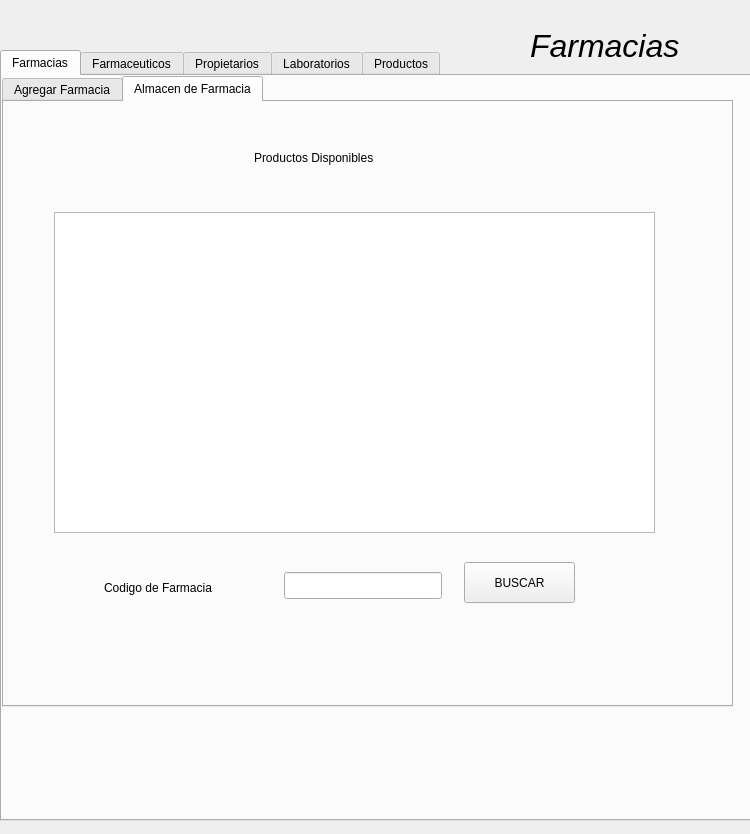
<?xml version="1.0" encoding="UTF-8"?>
<ui version="4.0">
 <class>Dialog</class>
 <widget class="QDialog" name="Dialog">
  <property name="geometry">
   <rect>
    <x>0</x>
    <y>0</y>
    <width>750</width>
    <height>834</height>
   </rect>
  </property>
  <property name="windowTitle">
   <string>Dialog</string>
  </property>
  <widget class="QLabel" name="label">
   <property name="geometry">
    <rect>
     <x>530</x>
     <y>20</y>
     <width>181</width>
     <height>51</height>
    </rect>
   </property>
   <property name="font">
    <font>
     <family>Ubuntu</family>
     <pointsize>24</pointsize>
     <weight>50</weight>
     <italic>true</italic>
     <bold>false</bold>
    </font>
   </property>
   <property name="styleSheet">
    <string notr="true">font: italic 18pt &quot;Ubuntu&quot;;
font: italic 24pt &quot;Ubuntu&quot;;</string>
   </property>
   <property name="text">
    <string>Farmacias</string>
   </property>
  </widget>
  <widget class="QTabWidget" name="tabPrincipal">
   <property name="geometry">
    <rect>
     <x>0</x>
     <y>50</y>
     <width>751</width>
     <height>771</height>
    </rect>
   </property>
   <property name="currentIndex">
    <number>0</number>
   </property>
   <widget class="QWidget" name="tabCrudFarmacias">
    <property name="toolTip">
     <string>&lt;html&gt;&lt;head/&gt;&lt;body&gt;&lt;p&gt;uhyasvbfd&lt;/p&gt;&lt;/body&gt;&lt;/html&gt;</string>
    </property>
    <attribute name="title">
     <string>Farmacias</string>
    </attribute>
    <widget class="QTabWidget" name="tabWidget">
     <property name="geometry">
      <rect>
       <x>0</x>
       <y>0</y>
       <width>731</width>
       <height>631</height>
      </rect>
     </property>
     <property name="currentIndex">
      <number>1</number>
     </property>
     <widget class="QWidget" name="tab_4">
      <attribute name="title">
       <string>Agregar Farmacia</string>
      </attribute>
      <widget class="QWidget" name="verticalLayoutWidget_2">
       <property name="geometry">
        <rect>
         <x>340</x>
         <y>230</y>
         <width>160</width>
         <height>95</height>
        </rect>
       </property>
       <layout class="QVBoxLayout" name="verticalLayout_2">
        <item>
         <widget class="QLineEdit" name="tf_Farmacia_Ciudad"/>
        </item>
        <item>
         <widget class="QLineEdit" name="tf_Farmacia_departamento"/>
        </item>
        <item>
         <widget class="QLineEdit" name="tf_Farmacia_calle"/>
        </item>
       </layout>
      </widget>
      <widget class="QLabel" name="label_2">
       <property name="geometry">
        <rect>
         <x>220</x>
         <y>60</y>
         <width>231</width>
         <height>31</height>
        </rect>
       </property>
       <property name="styleSheet">
        <string notr="true">font: italic 20pt &quot;URW Palladio L&quot;;</string>
       </property>
       <property name="text">
        <string>Agregar Farmacia</string>
       </property>
      </widget>
      <widget class="QLabel" name="label_4">
       <property name="geometry">
        <rect>
         <x>160</x>
         <y>140</y>
         <width>158</width>
         <height>31</height>
        </rect>
       </property>
       <property name="layoutDirection">
        <enum>Qt::RightToLeft</enum>
       </property>
       <property name="text">
        <string>Codigo de Farmacia</string>
       </property>
       <property name="indent">
        <number>0</number>
       </property>
      </widget>
      <widget class="QPushButton" name="bt_Farmacia_Cancelar">
       <property name="geometry">
        <rect>
         <x>360</x>
         <y>450</y>
         <width>101</width>
         <height>41</height>
        </rect>
       </property>
       <property name="text">
        <string>Cancelar</string>
       </property>
      </widget>
      <widget class="QLabel" name="label_3">
       <property name="geometry">
        <rect>
         <x>240</x>
         <y>190</y>
         <width>158</width>
         <height>25</height>
        </rect>
       </property>
       <property name="text">
        <string>Direccion Completa</string>
       </property>
      </widget>
      <widget class="QPushButton" name="bt_Farmacia_asigPropietarios">
       <property name="geometry">
        <rect>
         <x>510</x>
         <y>350</y>
         <width>71</width>
         <height>27</height>
        </rect>
       </property>
       <property name="text">
        <string>Asigar</string>
       </property>
      </widget>
      <widget class="QLabel" name="label_9">
       <property name="geometry">
        <rect>
         <x>160</x>
         <y>380</y>
         <width>158</width>
         <height>31</height>
        </rect>
       </property>
       <property name="layoutDirection">
        <enum>Qt::RightToLeft</enum>
       </property>
       <property name="text">
        <string>Asignar Farmaceuticos</string>
       </property>
       <property name="indent">
        <number>0</number>
       </property>
      </widget>
      <widget class="QComboBox" name="cb_Farmacia_farmaceuticos">
       <property name="geometry">
        <rect>
         <x>340</x>
         <y>380</y>
         <width>161</width>
         <height>27</height>
        </rect>
       </property>
      </widget>
      <widget class="QPushButton" name="bt_Farmacia_Agregar">
       <property name="geometry">
        <rect>
         <x>230</x>
         <y>450</y>
         <width>111</width>
         <height>41</height>
        </rect>
       </property>
       <property name="text">
        <string>Agregar</string>
       </property>
      </widget>
      <widget class="QLineEdit" name="tf_Farmacia_codigoFarm">
       <property name="geometry">
        <rect>
         <x>340</x>
         <y>140</y>
         <width>158</width>
         <height>27</height>
        </rect>
       </property>
      </widget>
      <widget class="QPushButton" name="bt_Farmacia_asigFarmaceuticos">
       <property name="geometry">
        <rect>
         <x>510</x>
         <y>380</y>
         <width>71</width>
         <height>27</height>
        </rect>
       </property>
       <property name="text">
        <string>Asigar</string>
       </property>
      </widget>
      <widget class="QWidget" name="verticalLayoutWidget">
       <property name="geometry">
        <rect>
         <x>160</x>
         <y>230</y>
         <width>160</width>
         <height>91</height>
        </rect>
       </property>
       <layout class="QVBoxLayout" name="verticalLayout">
        <item>
         <widget class="QLabel" name="label_7">
          <property name="text">
           <string>Ciudad</string>
          </property>
         </widget>
        </item>
        <item>
         <widget class="QLabel" name="label_6">
          <property name="text">
           <string>Departamento</string>
          </property>
         </widget>
        </item>
        <item>
         <widget class="QLabel" name="label_8">
          <property name="text">
           <string>Calle</string>
          </property>
         </widget>
        </item>
       </layout>
      </widget>
      <widget class="QComboBox" name="cb_Farmacia_Propietarios">
       <property name="geometry">
        <rect>
         <x>340</x>
         <y>350</y>
         <width>161</width>
         <height>27</height>
        </rect>
       </property>
      </widget>
      <widget class="QLabel" name="label_5">
       <property name="geometry">
        <rect>
         <x>160</x>
         <y>350</y>
         <width>158</width>
         <height>31</height>
        </rect>
       </property>
       <property name="layoutDirection">
        <enum>Qt::RightToLeft</enum>
       </property>
       <property name="text">
        <string>Asignar Propietarios</string>
       </property>
       <property name="indent">
        <number>0</number>
       </property>
      </widget>
     </widget>
     <widget class="QWidget" name="tab_5">
      <attribute name="title">
       <string>Almacen de Farmacia</string>
      </attribute>
      <widget class="QLabel" name="label_15">
       <property name="geometry">
        <rect>
         <x>250</x>
         <y>40</y>
         <width>241</width>
         <height>31</height>
        </rect>
       </property>
       <property name="styleSheet">
        <string notr="true">font: italic 20pt &quot;URW Palladio L&quot;;</string>
       </property>
       <property name="text">
        <string>Productos Disponibles</string>
       </property>
      </widget>
      <widget class="QTableView" name="tableView">
       <property name="geometry">
        <rect>
         <x>50</x>
         <y>110</y>
         <width>601</width>
         <height>321</height>
        </rect>
       </property>
      </widget>
      <widget class="QLineEdit" name="tf_Farmacia_CodFarmaciaAlmacenBuscar">
       <property name="geometry">
        <rect>
         <x>280</x>
         <y>470</y>
         <width>158</width>
         <height>27</height>
        </rect>
       </property>
      </widget>
      <widget class="QLabel" name="label_27">
       <property name="geometry">
        <rect>
         <x>100</x>
         <y>470</y>
         <width>158</width>
         <height>31</height>
        </rect>
       </property>
       <property name="layoutDirection">
        <enum>Qt::RightToLeft</enum>
       </property>
       <property name="text">
        <string>Codigo de Farmacia</string>
       </property>
       <property name="indent">
        <number>0</number>
       </property>
      </widget>
      <widget class="QPushButton" name="bt_Farmacia_BuscarProductos">
       <property name="geometry">
        <rect>
         <x>460</x>
         <y>460</y>
         <width>111</width>
         <height>41</height>
        </rect>
       </property>
       <property name="text">
        <string>BUSCAR</string>
       </property>
      </widget>
     </widget>
    </widget>
   </widget>
   <widget class="QWidget" name="tabCrudFarmaceuticos">
    <attribute name="title">
     <string>Farmaceuticos</string>
    </attribute>
    <widget class="QLabel" name="label_16">
     <property name="geometry">
      <rect>
       <x>170</x>
       <y>120</y>
       <width>131</width>
       <height>26</height>
      </rect>
     </property>
     <property name="text">
      <string>Nombre Completo</string>
     </property>
    </widget>
    <widget class="QLabel" name="label_17">
     <property name="geometry">
      <rect>
       <x>240</x>
       <y>40</y>
       <width>261</width>
       <height>31</height>
      </rect>
     </property>
     <property name="styleSheet">
      <string notr="true">font: italic 20pt &quot;URW Palladio L&quot;;</string>
     </property>
     <property name="text">
      <string>Agregar Farmaceuticos</string>
     </property>
    </widget>
    <widget class="QLineEdit" name="tf_Farmaceutico_nombre">
     <property name="geometry">
      <rect>
       <x>320</x>
       <y>120</y>
       <width>158</width>
       <height>27</height>
      </rect>
     </property>
    </widget>
    <widget class="QLabel" name="label_18">
     <property name="geometry">
      <rect>
       <x>230</x>
       <y>170</y>
       <width>71</width>
       <height>26</height>
      </rect>
     </property>
     <property name="text">
      <string>Direccion</string>
     </property>
    </widget>
    <widget class="QLineEdit" name="tf_Farmaceutico_direccion">
     <property name="geometry">
      <rect>
       <x>320</x>
       <y>170</y>
       <width>158</width>
       <height>27</height>
      </rect>
     </property>
    </widget>
    <widget class="QLabel" name="label_19">
     <property name="geometry">
      <rect>
       <x>260</x>
       <y>220</y>
       <width>41</width>
       <height>26</height>
      </rect>
     </property>
     <property name="text">
      <string>Edad</string>
     </property>
    </widget>
    <widget class="QLineEdit" name="tf_Farmaceutico_edad">
     <property name="geometry">
      <rect>
       <x>320</x>
       <y>220</y>
       <width>158</width>
       <height>27</height>
      </rect>
     </property>
    </widget>
    <widget class="QLabel" name="label_20">
     <property name="geometry">
      <rect>
       <x>270</x>
       <y>270</y>
       <width>16</width>
       <height>26</height>
      </rect>
     </property>
     <property name="text">
      <string>ID</string>
     </property>
    </widget>
    <widget class="QLineEdit" name="tf_Farmaceutico_id">
     <property name="geometry">
      <rect>
       <x>320</x>
       <y>270</y>
       <width>158</width>
       <height>27</height>
      </rect>
     </property>
    </widget>
    <widget class="QPushButton" name="bt_Farmaceutico_cancelar">
     <property name="geometry">
      <rect>
       <x>410</x>
       <y>390</y>
       <width>101</width>
       <height>41</height>
      </rect>
     </property>
     <property name="text">
      <string>Cancelar</string>
     </property>
    </widget>
    <widget class="QPushButton" name="bt_Farmaceutico_agregar">
     <property name="geometry">
      <rect>
       <x>210</x>
       <y>390</y>
       <width>111</width>
       <height>41</height>
      </rect>
     </property>
     <property name="text">
      <string>Agregar</string>
     </property>
    </widget>
   </widget>
   <widget class="QWidget" name="tabCrudPropietarios">
    <attribute name="title">
     <string>Propietarios</string>
    </attribute>
    <widget class="QLabel" name="label_21">
     <property name="geometry">
      <rect>
       <x>240</x>
       <y>40</y>
       <width>261</width>
       <height>31</height>
      </rect>
     </property>
     <property name="styleSheet">
      <string notr="true">font: italic 20pt &quot;URW Palladio L&quot;;</string>
     </property>
     <property name="text">
      <string>Agregar Propietarios</string>
     </property>
    </widget>
    <widget class="QLabel" name="label_22">
     <property name="geometry">
      <rect>
       <x>180</x>
       <y>120</y>
       <width>131</width>
       <height>26</height>
      </rect>
     </property>
     <property name="text">
      <string>Nombre Completo</string>
     </property>
    </widget>
    <widget class="QLineEdit" name="tf_propietario_nombre">
     <property name="geometry">
      <rect>
       <x>340</x>
       <y>120</y>
       <width>158</width>
       <height>27</height>
      </rect>
     </property>
    </widget>
    <widget class="QLabel" name="label_24">
     <property name="geometry">
      <rect>
       <x>270</x>
       <y>220</y>
       <width>41</width>
       <height>26</height>
      </rect>
     </property>
     <property name="text">
      <string>Edad</string>
     </property>
    </widget>
    <widget class="QLineEdit" name="tf_propietario_edad">
     <property name="geometry">
      <rect>
       <x>340</x>
       <y>220</y>
       <width>158</width>
       <height>27</height>
      </rect>
     </property>
    </widget>
    <widget class="QLineEdit" name="tf_propietario_direccion">
     <property name="geometry">
      <rect>
       <x>340</x>
       <y>170</y>
       <width>158</width>
       <height>27</height>
      </rect>
     </property>
    </widget>
    <widget class="QLabel" name="label_25">
     <property name="geometry">
      <rect>
       <x>240</x>
       <y>170</y>
       <width>71</width>
       <height>26</height>
      </rect>
     </property>
     <property name="text">
      <string>Direccion</string>
     </property>
    </widget>
    <widget class="QLabel" name="label_23">
     <property name="geometry">
      <rect>
       <x>280</x>
       <y>270</y>
       <width>16</width>
       <height>26</height>
      </rect>
     </property>
     <property name="text">
      <string>ID</string>
     </property>
    </widget>
    <widget class="QLineEdit" name="tf_propietario_id">
     <property name="geometry">
      <rect>
       <x>340</x>
       <y>270</y>
       <width>158</width>
       <height>27</height>
      </rect>
     </property>
    </widget>
    <widget class="QPushButton" name="bt_propietario_cancelar">
     <property name="geometry">
      <rect>
       <x>380</x>
       <y>350</y>
       <width>101</width>
       <height>41</height>
      </rect>
     </property>
     <property name="text">
      <string>Cancelar</string>
     </property>
    </widget>
    <widget class="QPushButton" name="bt_propietario_agregar">
     <property name="geometry">
      <rect>
       <x>250</x>
       <y>350</y>
       <width>111</width>
       <height>41</height>
      </rect>
     </property>
     <property name="text">
      <string>Agregar</string>
     </property>
    </widget>
   </widget>
   <widget class="QWidget" name="tabCrudLaboratorios">
    <attribute name="title">
     <string>Laboratorios</string>
    </attribute>
    <widget class="QTabWidget" name="tabWidget_2">
     <property name="geometry">
      <rect>
       <x>0</x>
       <y>0</y>
       <width>741</width>
       <height>581</height>
      </rect>
     </property>
     <property name="currentIndex">
      <number>1</number>
     </property>
     <widget class="QWidget" name="tab_6">
      <attribute name="title">
       <string>Agregar Laboratorio</string>
      </attribute>
      <widget class="QLabel" name="label_28">
       <property name="geometry">
        <rect>
         <x>250</x>
         <y>30</y>
         <width>261</width>
         <height>31</height>
        </rect>
       </property>
       <property name="styleSheet">
        <string notr="true">font: italic 20pt &quot;URW Palladio L&quot;;</string>
       </property>
       <property name="text">
        <string>Agregar Laboratorio</string>
       </property>
      </widget>
      <widget class="QLineEdit" name="tf_Laboratorio_id">
       <property name="geometry">
        <rect>
         <x>350</x>
         <y>110</y>
         <width>158</width>
         <height>27</height>
        </rect>
       </property>
      </widget>
      <widget class="QLabel" name="label_30">
       <property name="geometry">
        <rect>
         <x>300</x>
         <y>110</y>
         <width>21</width>
         <height>26</height>
        </rect>
       </property>
       <property name="text">
        <string>ID</string>
       </property>
      </widget>
      <widget class="QLabel" name="label_33">
       <property name="geometry">
        <rect>
         <x>260</x>
         <y>150</y>
         <width>61</width>
         <height>26</height>
        </rect>
       </property>
       <property name="text">
        <string>Nombre</string>
       </property>
      </widget>
      <widget class="QLineEdit" name="tf_Laboratorio_nombre">
       <property name="geometry">
        <rect>
         <x>350</x>
         <y>150</y>
         <width>158</width>
         <height>27</height>
        </rect>
       </property>
      </widget>
      <widget class="QPushButton" name="bt_Laboratorio_agregar">
       <property name="geometry">
        <rect>
         <x>210</x>
         <y>240</y>
         <width>97</width>
         <height>27</height>
        </rect>
       </property>
       <property name="text">
        <string>Agregar </string>
       </property>
      </widget>
      <widget class="QPushButton" name="bt_Laboratorio_cancelar">
       <property name="geometry">
        <rect>
         <x>420</x>
         <y>240</y>
         <width>97</width>
         <height>27</height>
        </rect>
       </property>
       <property name="text">
        <string>Cancelar</string>
       </property>
      </widget>
     </widget>
     <widget class="QWidget" name="tab_7">
      <attribute name="title">
       <string>Agregar Producto en Laboratorio</string>
      </attribute>
      <widget class="QLabel" name="label_31">
       <property name="geometry">
        <rect>
         <x>250</x>
         <y>50</y>
         <width>211</width>
         <height>31</height>
        </rect>
       </property>
       <property name="styleSheet">
        <string notr="true">font: italic 20pt &quot;URW Palladio L&quot;;</string>
       </property>
       <property name="text">
        <string>Agregar Productos</string>
       </property>
      </widget>
      <widget class="QLineEdit" name="tf_Laboratorio_IdProduct">
       <property name="geometry">
        <rect>
         <x>350</x>
         <y>130</y>
         <width>158</width>
         <height>27</height>
        </rect>
       </property>
      </widget>
      <widget class="QLabel" name="label_32">
       <property name="geometry">
        <rect>
         <x>190</x>
         <y>130</y>
         <width>131</width>
         <height>26</height>
        </rect>
       </property>
       <property name="text">
        <string>Id del Producto</string>
       </property>
      </widget>
      <widget class="QLineEdit" name="tf_Laboratorio_cantidadProduct">
       <property name="geometry">
        <rect>
         <x>350</x>
         <y>170</y>
         <width>158</width>
         <height>27</height>
        </rect>
       </property>
      </widget>
      <widget class="QLabel" name="label_34">
       <property name="geometry">
        <rect>
         <x>190</x>
         <y>170</y>
         <width>131</width>
         <height>26</height>
        </rect>
       </property>
       <property name="text">
        <string>Cantidad</string>
       </property>
      </widget>
      <widget class="QLabel" name="label_35">
       <property name="geometry">
        <rect>
         <x>190</x>
         <y>210</y>
         <width>131</width>
         <height>26</height>
        </rect>
       </property>
       <property name="text">
        <string>Costo de Venta</string>
       </property>
      </widget>
      <widget class="QLineEdit" name="tf_Laboratorio_costoVentaProducto">
       <property name="geometry">
        <rect>
         <x>350</x>
         <y>210</y>
         <width>158</width>
         <height>27</height>
        </rect>
       </property>
      </widget>
      <widget class="QPushButton" name="bt_Laboratorio_AgregarProducto">
       <property name="geometry">
        <rect>
         <x>410</x>
         <y>300</y>
         <width>151</width>
         <height>27</height>
        </rect>
       </property>
       <property name="text">
        <string>Agregar productos</string>
       </property>
      </widget>
     </widget>
    </widget>
   </widget>
   <widget class="QWidget" name="tab">
    <attribute name="title">
     <string>Productos</string>
    </attribute>
    <widget class="QLabel" name="label_10">
     <property name="geometry">
      <rect>
       <x>280</x>
       <y>130</y>
       <width>20</width>
       <height>20</height>
      </rect>
     </property>
     <property name="text">
      <string>Id</string>
     </property>
    </widget>
    <widget class="QLabel" name="label_11">
     <property name="geometry">
      <rect>
       <x>240</x>
       <y>180</y>
       <width>61</width>
       <height>20</height>
      </rect>
     </property>
     <property name="text">
      <string>Nombre</string>
     </property>
    </widget>
    <widget class="QLabel" name="label_12">
     <property name="geometry">
      <rect>
       <x>220</x>
       <y>230</y>
       <width>71</width>
       <height>20</height>
      </rect>
     </property>
     <property name="text">
      <string>Fabricante</string>
     </property>
    </widget>
    <widget class="QLabel" name="label_13">
     <property name="geometry">
      <rect>
       <x>190</x>
       <y>280</y>
       <width>111</width>
       <height>20</height>
      </rect>
     </property>
     <property name="text">
      <string>Precio de Coste</string>
     </property>
    </widget>
    <widget class="QLabel" name="label_14">
     <property name="geometry">
      <rect>
       <x>190</x>
       <y>330</y>
       <width>111</width>
       <height>20</height>
      </rect>
     </property>
     <property name="text">
      <string>Precio de Venta</string>
     </property>
    </widget>
    <widget class="QLineEdit" name="tf_Producto_id">
     <property name="geometry">
      <rect>
       <x>330</x>
       <y>130</y>
       <width>158</width>
       <height>27</height>
      </rect>
     </property>
    </widget>
    <widget class="QLineEdit" name="tf_Producto_nombre">
     <property name="geometry">
      <rect>
       <x>330</x>
       <y>180</y>
       <width>158</width>
       <height>27</height>
      </rect>
     </property>
    </widget>
    <widget class="QLineEdit" name="tf_Producto_Fabricante">
     <property name="geometry">
      <rect>
       <x>330</x>
       <y>230</y>
       <width>158</width>
       <height>27</height>
      </rect>
     </property>
    </widget>
    <widget class="QLineEdit" name="tf_Producto_precioCoste">
     <property name="geometry">
      <rect>
       <x>330</x>
       <y>280</y>
       <width>158</width>
       <height>27</height>
      </rect>
     </property>
    </widget>
    <widget class="QLineEdit" name="tf_Producto_PrecioVenta">
     <property name="geometry">
      <rect>
       <x>330</x>
       <y>330</y>
       <width>158</width>
       <height>27</height>
      </rect>
     </property>
    </widget>
    <widget class="QLabel" name="label_29">
     <property name="geometry">
      <rect>
       <x>40</x>
       <y>440</y>
       <width>271</width>
       <height>20</height>
      </rect>
     </property>
     <property name="text">
      <string>¿Esta protegido por la seguridad social?</string>
     </property>
    </widget>
    <widget class="QLabel" name="label_26">
     <property name="geometry">
      <rect>
       <x>250</x>
       <y>40</y>
       <width>261</width>
       <height>31</height>
      </rect>
     </property>
     <property name="styleSheet">
      <string notr="true">font: italic 20pt &quot;URW Palladio L&quot;;</string>
     </property>
     <property name="text">
      <string>Agregar Productos</string>
     </property>
    </widget>
    <widget class="QPushButton" name="bt_Producto_cancelar">
     <property name="geometry">
      <rect>
       <x>350</x>
       <y>510</y>
       <width>101</width>
       <height>41</height>
      </rect>
     </property>
     <property name="text">
      <string>Cancelar</string>
     </property>
    </widget>
    <widget class="QPushButton" name="bt_Producto_agregar">
     <property name="geometry">
      <rect>
       <x>220</x>
       <y>510</y>
       <width>111</width>
       <height>41</height>
      </rect>
     </property>
     <property name="text">
      <string>Agregar</string>
     </property>
    </widget>
    <widget class="QComboBox" name="cb_Producto_TieneProteccion">
     <property name="geometry">
      <rect>
       <x>340</x>
       <y>430</y>
       <width>101</width>
       <height>27</height>
      </rect>
     </property>
     <item>
      <property name="text">
       <string>SI</string>
      </property>
     </item>
     <item>
      <property name="text">
       <string>NO</string>
      </property>
     </item>
    </widget>
   </widget>
  </widget>
 </widget>
 <resources/>
 <connections/>
</ui>
